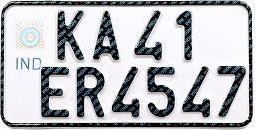
#> input picture num_plate_cropped.jpg, 257 x 130 px
$ python blurimage.py
#> lines starting #> are read from the running program, lines starting #| are printed output that depends on the picture; after the words box and inside, x2 and y2 are one past the last pixel; in counts of white or black regions, pixels touching at a corner belong together
import cv2
import numpy as np

# Load an image from file
image_path = 'num_plate_cropped.jpg'
image = cv2.imread(image_path)
#> image is the input picture: shape (130, 257, 3); mean B, G, R 188.7, 184.4, 183.4

# Check if the image was loaded successfully
if image is not None:
    # Apply Gaussian blur to the image
    blurred_image = cv2.GaussianBlur(image, (5, 5), 0)
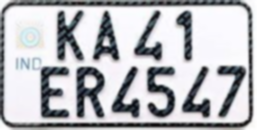
#> blurred_image: shape (130, 257, 3); mean B, G, R 188, 183.7, 182.8

    # Calculate the unsharp mask
    unsharp_mask = cv2.subtract(image, blurred_image)
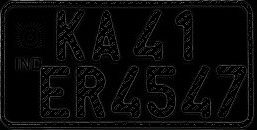
#> unsharp_mask: shape (130, 257, 3); mean B, G, R 9.2, 9.3, 9.2

    # Add the unsharp mask back to the original image
    sharpened_image = cv2.addWeighted(blurred_image, 1.5, unsharp_mask, -0.5, 0)
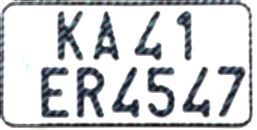
#> sharpened_image: shape (130, 257, 3); mean B, G, R 209.6, 207, 205

    # Convert the sharpened image to grayscale
    gray_sharpened_image = cv2.cvtColor(sharpened_image, cv2.COLOR_BGR2GRAY)

    # Apply binary threshold to make it black and white
    _, binary_image = cv2.threshold(gray_sharpened_image, 128, 255, cv2.THRESH_BINARY)
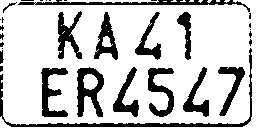
#> binary_image: shape (130, 257); 78.6% white; 32 black regions (18 under 20 px), largest, box (x1, y1, x2, y2) and area: (0, 48, 252, 127) 1106, (18, 0, 250, 12) 739, (77, 67, 104, 117) 723


    cv2.imwrite('binary_image.jpg', binary_image)

    cv2.waitKey(0)
    cv2.destroyAllWindows()
else:
    print("Failed to load the image.")
